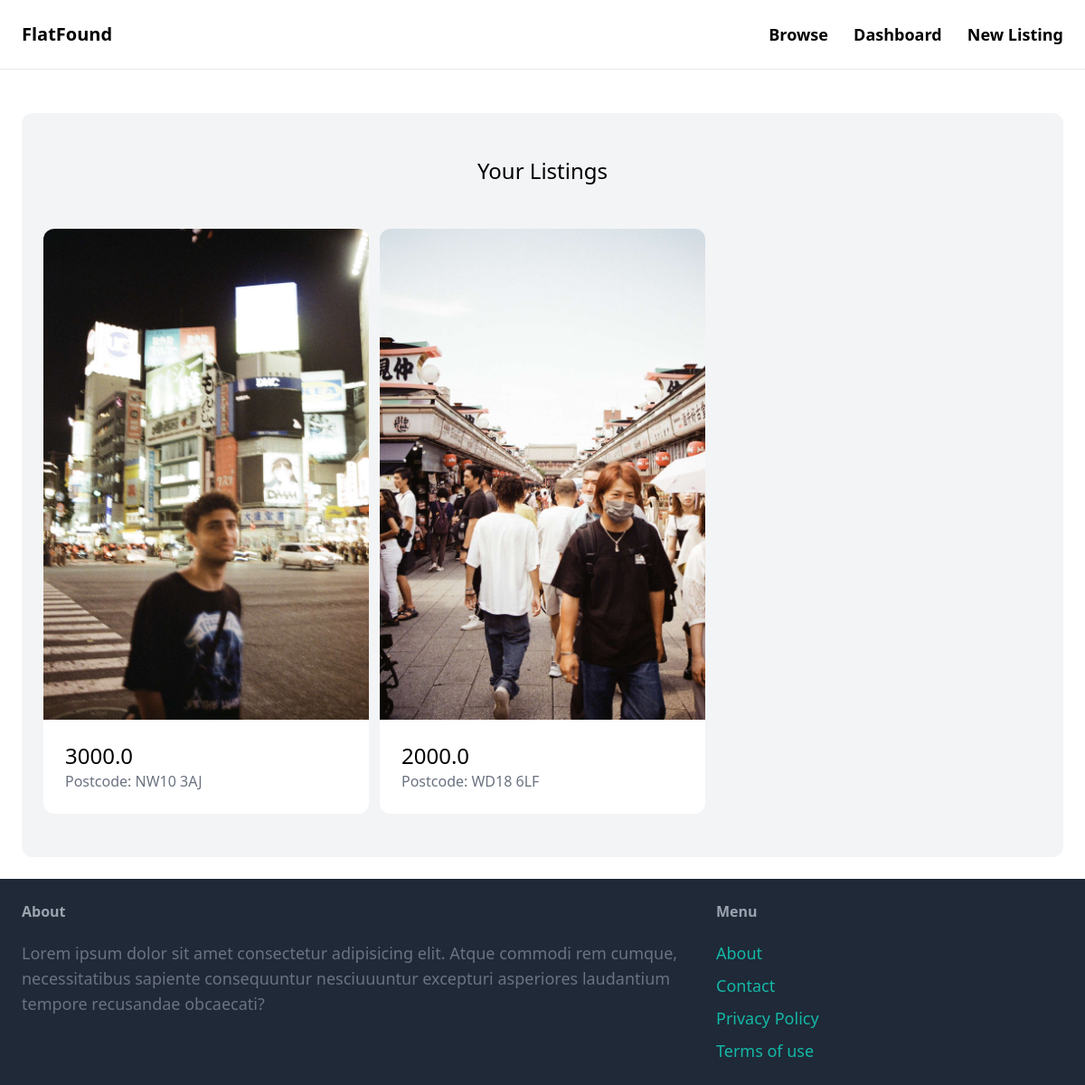
The app's page /dashboard (signed in), older data.
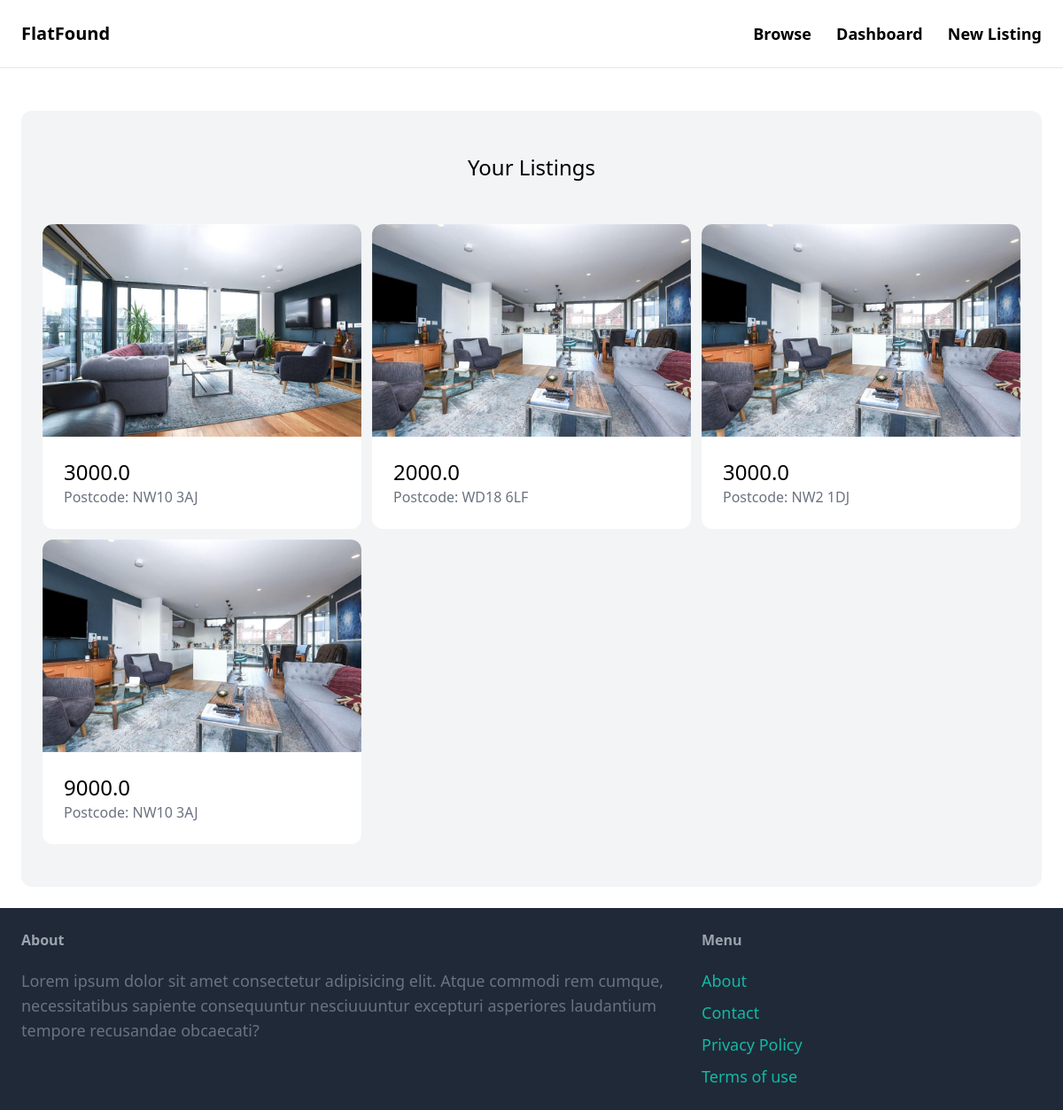
The same page, newer data.
### property/models.py (models this page shows, shortened)
class Property(models.Model):
    category = models.ForeignKey(
        Category, related_name='properties', on_delete=models.CASCADE)
    price_pcm = models.IntegerField()
    ppw = models.FloatField()
    address = models.TextField(blank=True, null=True)
    postcode = models.TextField(blank=True, null=True)
    description = models.TextField(blank=True, null=True)
    image = models.ImageField(upload_to='prop_images', blank=True, null=True)
    created_by = models.ForeignKey(User, related_name='properties', on_delete=models.CASCADE) # If the user is deleted then so are their properties.
    created_at = models.DateField(auto_now_add=True)

### dashboard/views.py (the view)
# urls.py: path('', views.index, name='index'),
@login_required
def index(request):
    properties = Property.objects.filter(created_by=request.user)
    return render(request, 'dashboard/index.html', {
        'properties': properties
    })

### dashboard/templates/dashboard/index.html (shortened to what this page needs)
{% extends 'core/base.html' %}
{% block content %}
<div class="mt-6 px-6 py-12 bg-gray-100 rounded-xl">
    <h2 class="mb-12 text-2xl text-center">Your Listings</h2>
    <div class="grid grid-cols-3 gap-3">
        {% for property in properties %}
        <div>
            <a href="{% url 'property:detail' property.id %}">
                <div class="">
                    <img src="{{ property.image.url }}" alt="" class="rounded-t-xl">
                </div>
                <div class="p-6 bg-white rounded-b-xl">
                    <h2 class="text-2xl">{{property.price_pcm}}</h2>
                    <p class="text-gray-500">Postcode: {{property.postcode}}</p>
                </div>
            </a>
        </div>
        {% endfor %}
    </div>
</div>
{% endblock %}

Row changes from the older to the newer data that the page shows:
changed Property (number 1 of 4 on the later page): image: a different picture
changed Property "WD18 6LF": image: a different picture
added Property: image (picture), price_pcm "3000.0", postcode "NW2 1DJ"
added Property: image (picture), price_pcm "9000.0", postcode "NW10 3AJ"
